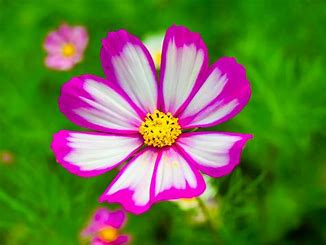
#> input picture flower.jpg, 326 x 245 px
$ python main.py
#> lines starting #> are read from the running program, lines starting #| are printed output that depends on the picture
from typing import Union, Any
import cv2

image = cv2.imread("flower.jpg")
#> image is the input picture: shape (245, 326, 3); mean B, G, R 66.7, 119.4, 104.1

gray_image = cv2.cvtColor(image, cv2.COLOR_BGR2GRAY)
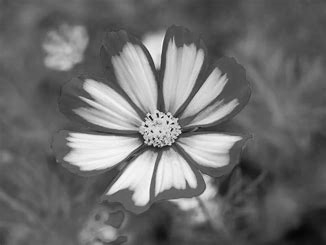
#> gray_image: shape (245, 326); min 5, max 251, mean 108.8

inverted_image = 255 - gray_image
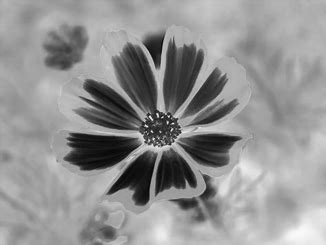
#> inverted_image: shape (245, 326); min 4, max 250, mean 146.2
blurred = cv2.GaussianBlur(inverted_image, (41, 41), 0)
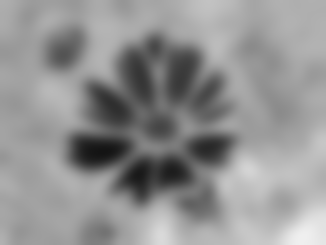
#> blurred: shape (245, 326); min 20, max 239, mean 146.2
inverted_blurred: Union[int, Any] = 255 - blurred
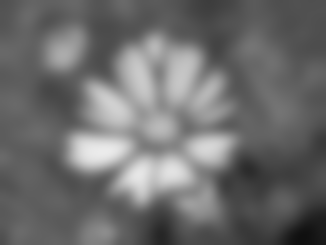
#> inverted_blurred: shape (245, 326); min 16, max 235, mean 108.8
pencil_sketch = cv2.divide(gray_image, inverted_blurred, scale=256.0)
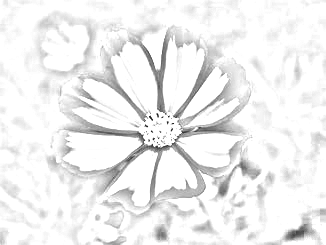
#> pencil_sketch: shape (245, 326); min 22, max 255, mean 239.3
cv2.imshow("Original Image", image)
cv2.imshow("Pencil Sketch of flower", pencil_sketch)
cv2.waitKey(0)
